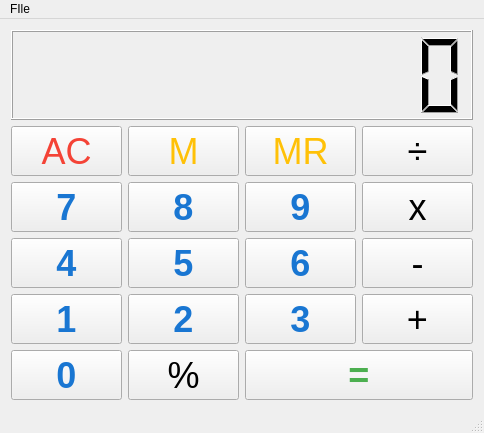
<?xml version="1.0" encoding="UTF-8"?>
<ui version="4.0">
 <class>MainWindow</class>
 <widget class="QMainWindow" name="MainWindow">
  <property name="geometry">
   <rect>
    <x>0</x>
    <y>0</y>
    <width>484</width>
    <height>433</height>
   </rect>
  </property>
  <property name="windowTitle">
   <string>Calculon</string>
  </property>
  <widget class="QWidget" name="centralWidget">
   <property name="sizePolicy">
    <sizepolicy hsizetype="Maximum" vsizetype="Maximum">
     <horstretch>0</horstretch>
     <verstretch>0</verstretch>
    </sizepolicy>
   </property>
   <layout class="QVBoxLayout" name="verticalLayout">
    <item>
     <widget class="QLCDNumber" name="lcdNumber">
      <property name="digitCount">
       <number>10</number>
      </property>
     </widget>
    </item>
    <item>
     <layout class="QGridLayout" name="gridLayout">
      <item row="3" column="0">
       <widget class="QPushButton" name="pushButton_n4">
        <property name="minimumSize">
         <size>
          <width>0</width>
          <height>50</height>
         </size>
        </property>
        <property name="font">
         <font>
          <pointsize>27</pointsize>
          <weight>75</weight>
          <bold>true</bold>
         </font>
        </property>
        <property name="styleSheet">
         <string notr="true">QPushButton {
color: #1976D2;
}</string>
        </property>
        <property name="text">
         <string>4</string>
        </property>
        <property name="shortcut">
         <string>4</string>
        </property>
       </widget>
      </item>
      <item row="4" column="0">
       <widget class="QPushButton" name="pushButton_n1">
        <property name="minimumSize">
         <size>
          <width>0</width>
          <height>50</height>
         </size>
        </property>
        <property name="font">
         <font>
          <pointsize>27</pointsize>
          <weight>75</weight>
          <bold>true</bold>
         </font>
        </property>
        <property name="styleSheet">
         <string notr="true">QPushButton {
color: #1976D2;
}</string>
        </property>
        <property name="text">
         <string>1</string>
        </property>
        <property name="shortcut">
         <string>1</string>
        </property>
       </widget>
      </item>
      <item row="2" column="1">
       <widget class="QPushButton" name="pushButton_n8">
        <property name="minimumSize">
         <size>
          <width>0</width>
          <height>50</height>
         </size>
        </property>
        <property name="font">
         <font>
          <pointsize>27</pointsize>
          <weight>75</weight>
          <bold>true</bold>
         </font>
        </property>
        <property name="styleSheet">
         <string notr="true">QPushButton {
color: #1976D2;
}</string>
        </property>
        <property name="text">
         <string>8</string>
        </property>
        <property name="shortcut">
         <string>8</string>
        </property>
       </widget>
      </item>
      <item row="2" column="3">
       <widget class="QPushButton" name="pushButton_mul">
        <property name="minimumSize">
         <size>
          <width>0</width>
          <height>50</height>
         </size>
        </property>
        <property name="font">
         <font>
          <pointsize>27</pointsize>
          <weight>50</weight>
          <bold>false</bold>
         </font>
        </property>
        <property name="text">
         <string>x</string>
        </property>
        <property name="shortcut">
         <string>*</string>
        </property>
       </widget>
      </item>
      <item row="2" column="0">
       <widget class="QPushButton" name="pushButton_n7">
        <property name="minimumSize">
         <size>
          <width>0</width>
          <height>50</height>
         </size>
        </property>
        <property name="font">
         <font>
          <pointsize>27</pointsize>
          <weight>75</weight>
          <bold>true</bold>
         </font>
        </property>
        <property name="styleSheet">
         <string notr="true">QPushButton {
color: #1976D2;
}</string>
        </property>
        <property name="text">
         <string>7</string>
        </property>
        <property name="shortcut">
         <string>7</string>
        </property>
       </widget>
      </item>
      <item row="3" column="2">
       <widget class="QPushButton" name="pushButton_n6">
        <property name="minimumSize">
         <size>
          <width>0</width>
          <height>50</height>
         </size>
        </property>
        <property name="font">
         <font>
          <pointsize>27</pointsize>
          <weight>75</weight>
          <bold>true</bold>
         </font>
        </property>
        <property name="styleSheet">
         <string notr="true">QPushButton {
color: #1976D2;
}</string>
        </property>
        <property name="text">
         <string>6</string>
        </property>
        <property name="shortcut">
         <string>6</string>
        </property>
       </widget>
      </item>
      <item row="3" column="1">
       <widget class="QPushButton" name="pushButton_n5">
        <property name="minimumSize">
         <size>
          <width>0</width>
          <height>50</height>
         </size>
        </property>
        <property name="font">
         <font>
          <pointsize>27</pointsize>
          <weight>75</weight>
          <bold>true</bold>
         </font>
        </property>
        <property name="styleSheet">
         <string notr="true">QPushButton {
color: #1976D2;
}</string>
        </property>
        <property name="text">
         <string>5</string>
        </property>
        <property name="shortcut">
         <string>5</string>
        </property>
       </widget>
      </item>
      <item row="5" column="0">
       <widget class="QPushButton" name="pushButton_n0">
        <property name="minimumSize">
         <size>
          <width>0</width>
          <height>50</height>
         </size>
        </property>
        <property name="font">
         <font>
          <pointsize>27</pointsize>
          <weight>75</weight>
          <bold>true</bold>
         </font>
        </property>
        <property name="styleSheet">
         <string notr="true">QPushButton {
color: #1976D2;
}</string>
        </property>
        <property name="text">
         <string>0</string>
        </property>
        <property name="shortcut">
         <string>0</string>
        </property>
       </widget>
      </item>
      <item row="4" column="1">
       <widget class="QPushButton" name="pushButton_n2">
        <property name="minimumSize">
         <size>
          <width>0</width>
          <height>50</height>
         </size>
        </property>
        <property name="font">
         <font>
          <pointsize>27</pointsize>
          <weight>75</weight>
          <bold>true</bold>
         </font>
        </property>
        <property name="styleSheet">
         <string notr="true">QPushButton {
color: #1976D2;
}</string>
        </property>
        <property name="text">
         <string>2</string>
        </property>
        <property name="shortcut">
         <string>2</string>
        </property>
       </widget>
      </item>
      <item row="2" column="2">
       <widget class="QPushButton" name="pushButton_n9">
        <property name="minimumSize">
         <size>
          <width>0</width>
          <height>50</height>
         </size>
        </property>
        <property name="font">
         <font>
          <pointsize>27</pointsize>
          <weight>75</weight>
          <bold>true</bold>
         </font>
        </property>
        <property name="styleSheet">
         <string notr="true">QPushButton {
color: #1976D2;
}</string>
        </property>
        <property name="text">
         <string>9</string>
        </property>
        <property name="shortcut">
         <string>9</string>
        </property>
       </widget>
      </item>
      <item row="4" column="2">
       <widget class="QPushButton" name="pushButton_n3">
        <property name="minimumSize">
         <size>
          <width>0</width>
          <height>50</height>
         </size>
        </property>
        <property name="font">
         <font>
          <pointsize>27</pointsize>
          <weight>75</weight>
          <bold>true</bold>
         </font>
        </property>
        <property name="styleSheet">
         <string notr="true">QPushButton {
color: #1976D2;
}</string>
        </property>
        <property name="text">
         <string>3</string>
        </property>
        <property name="shortcut">
         <string>3</string>
        </property>
       </widget>
      </item>
      <item row="1" column="3">
       <widget class="QPushButton" name="pushButton_div">
        <property name="minimumSize">
         <size>
          <width>0</width>
          <height>50</height>
         </size>
        </property>
        <property name="font">
         <font>
          <pointsize>27</pointsize>
          <weight>50</weight>
          <bold>false</bold>
         </font>
        </property>
        <property name="text">
         <string>÷</string>
        </property>
        <property name="shortcut">
         <string>/</string>
        </property>
       </widget>
      </item>
      <item row="3" column="3">
       <widget class="QPushButton" name="pushButton_sub">
        <property name="minimumSize">
         <size>
          <width>0</width>
          <height>50</height>
         </size>
        </property>
        <property name="font">
         <font>
          <pointsize>27</pointsize>
          <weight>50</weight>
          <bold>false</bold>
         </font>
        </property>
        <property name="text">
         <string>-</string>
        </property>
        <property name="shortcut">
         <string>-</string>
        </property>
       </widget>
      </item>
      <item row="4" column="3">
       <widget class="QPushButton" name="pushButton_add">
        <property name="minimumSize">
         <size>
          <width>0</width>
          <height>50</height>
         </size>
        </property>
        <property name="font">
         <font>
          <pointsize>27</pointsize>
          <weight>50</weight>
          <bold>false</bold>
         </font>
        </property>
        <property name="text">
         <string>+</string>
        </property>
        <property name="shortcut">
         <string>+</string>
        </property>
       </widget>
      </item>
      <item row="1" column="0">
       <widget class="QPushButton" name="pushButton_ac">
        <property name="minimumSize">
         <size>
          <width>0</width>
          <height>50</height>
         </size>
        </property>
        <property name="font">
         <font>
          <pointsize>27</pointsize>
          <weight>50</weight>
          <bold>false</bold>
         </font>
        </property>
        <property name="styleSheet">
         <string notr="true">QPushButton {
    color: #f44336;
}</string>
        </property>
        <property name="text">
         <string>AC</string>
        </property>
        <property name="shortcut">
         <string>Esc</string>
        </property>
       </widget>
      </item>
      <item row="1" column="2">
       <widget class="QPushButton" name="pushButton_mr">
        <property name="minimumSize">
         <size>
          <width>0</width>
          <height>50</height>
         </size>
        </property>
        <property name="font">
         <font>
          <pointsize>27</pointsize>
          <weight>50</weight>
          <bold>false</bold>
         </font>
        </property>
        <property name="styleSheet">
         <string notr="true">QPushButton {
   color: #FFC107;
}</string>
        </property>
        <property name="text">
         <string>MR</string>
        </property>
        <property name="shortcut">
         <string>R</string>
        </property>
       </widget>
      </item>
      <item row="1" column="1">
       <widget class="QPushButton" name="pushButton_m">
        <property name="minimumSize">
         <size>
          <width>0</width>
          <height>50</height>
         </size>
        </property>
        <property name="font">
         <font>
          <pointsize>27</pointsize>
          <weight>50</weight>
          <bold>false</bold>
         </font>
        </property>
        <property name="styleSheet">
         <string notr="true">QPushButton {
   color: #FFC107;
}</string>
        </property>
        <property name="text">
         <string>M</string>
        </property>
        <property name="shortcut">
         <string>M</string>
        </property>
       </widget>
      </item>
      <item row="5" column="1">
       <widget class="QPushButton" name="pushButton_pc">
        <property name="minimumSize">
         <size>
          <width>0</width>
          <height>50</height>
         </size>
        </property>
        <property name="font">
         <font>
          <pointsize>27</pointsize>
          <weight>50</weight>
          <bold>false</bold>
         </font>
        </property>
        <property name="text">
         <string>%</string>
        </property>
        <property name="shortcut">
         <string>%</string>
        </property>
       </widget>
      </item>
      <item row="5" column="2" colspan="2">
       <widget class="QPushButton" name="pushButton_eq">
        <property name="minimumSize">
         <size>
          <width>0</width>
          <height>50</height>
         </size>
        </property>
        <property name="font">
         <font>
          <pointsize>27</pointsize>
          <weight>75</weight>
          <bold>true</bold>
         </font>
        </property>
        <property name="styleSheet">
         <string notr="true">QPushButton {
color: #4CAF50;
}</string>
        </property>
        <property name="text">
         <string>=</string>
        </property>
        <property name="shortcut">
         <string>Return</string>
        </property>
       </widget>
      </item>
     </layout>
    </item>
   </layout>
  </widget>
  <widget class="QMenuBar" name="menuBar">
   <property name="geometry">
    <rect>
     <x>0</x>
     <y>0</y>
     <width>484</width>
     <height>22</height>
    </rect>
   </property>
   <widget class="QMenu" name="menuFIle">
    <property name="title">
     <string>FIle</string>
    </property>
    <addaction name="actionReset"/>
    <addaction name="actionExit"/>
   </widget>
   <addaction name="menuFIle"/>
  </widget>
  <widget class="QStatusBar" name="statusBar"/>
  <action name="actionExit">
   <property name="text">
    <string>Exit</string>
   </property>
   <property name="shortcut">
    <string>Ctrl+Q</string>
   </property>
  </action>
  <action name="actionReset">
   <property name="text">
    <string>Reset</string>
   </property>
   <property name="shortcut">
    <string>Ctrl+R</string>
   </property>
  </action>
 </widget>
 <layoutdefault spacing="6" margin="11"/>
 <resources/>
 <connections/>
</ui>
